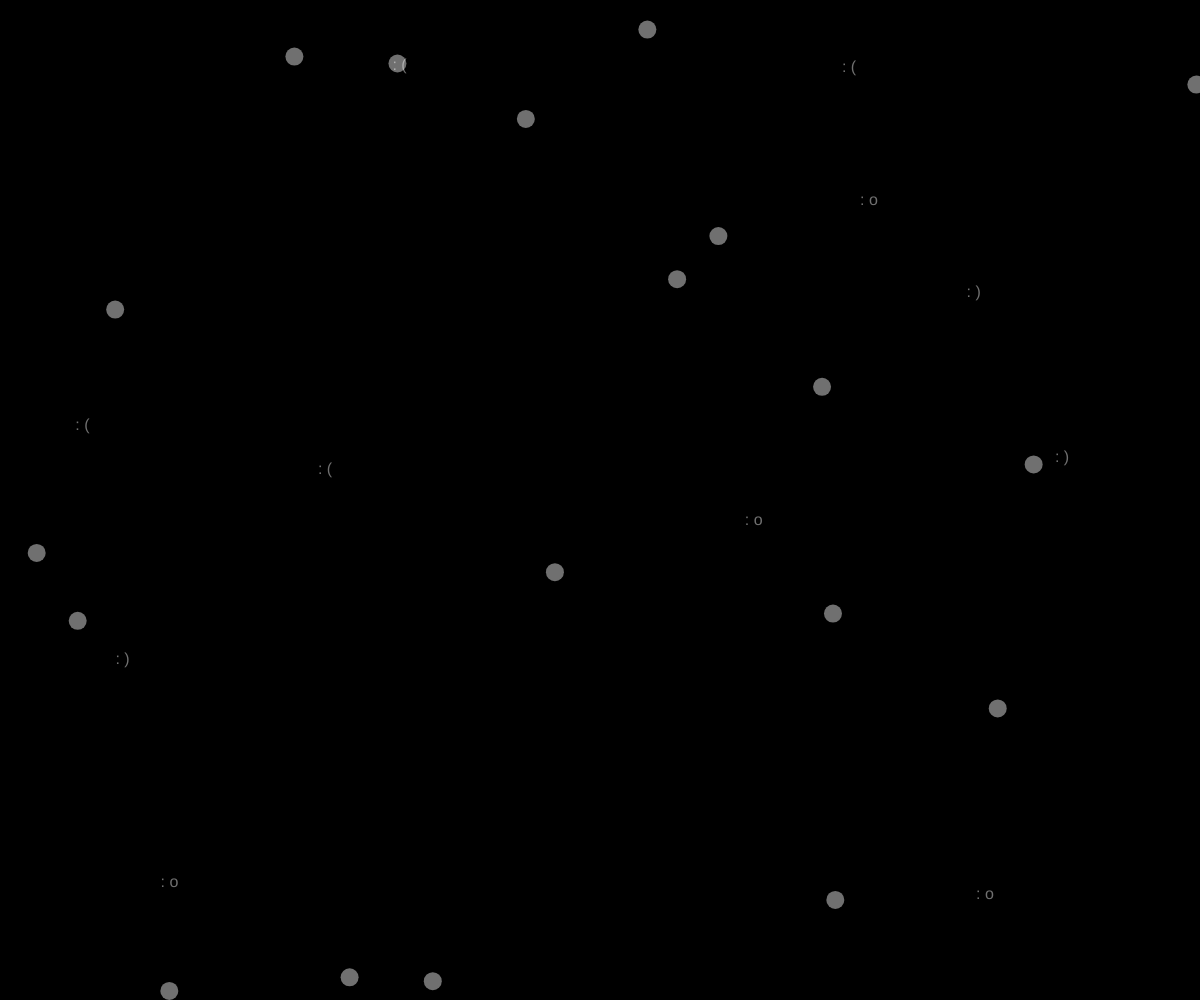
Frame 1 (no input)
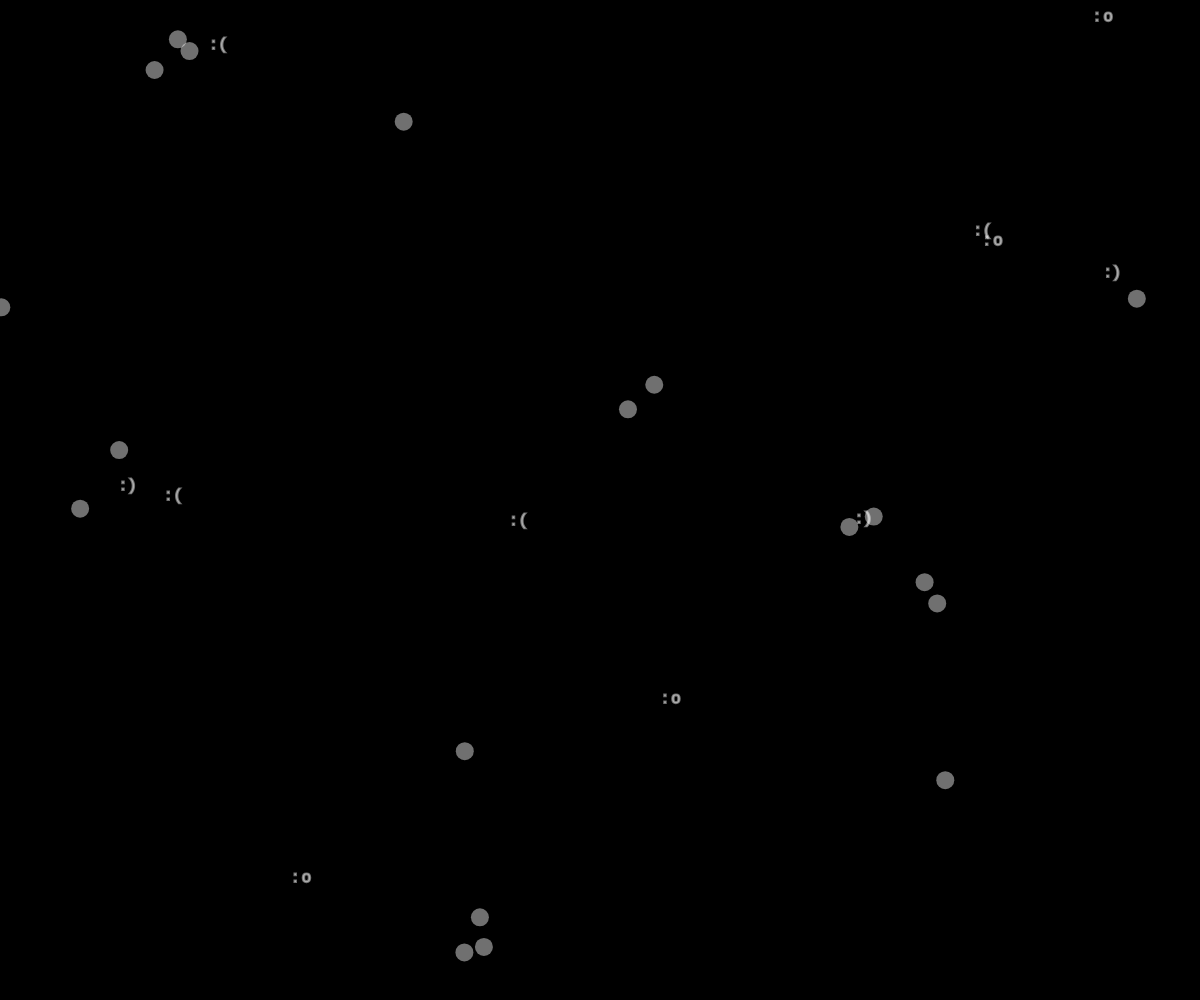
Frame 60 (no input)
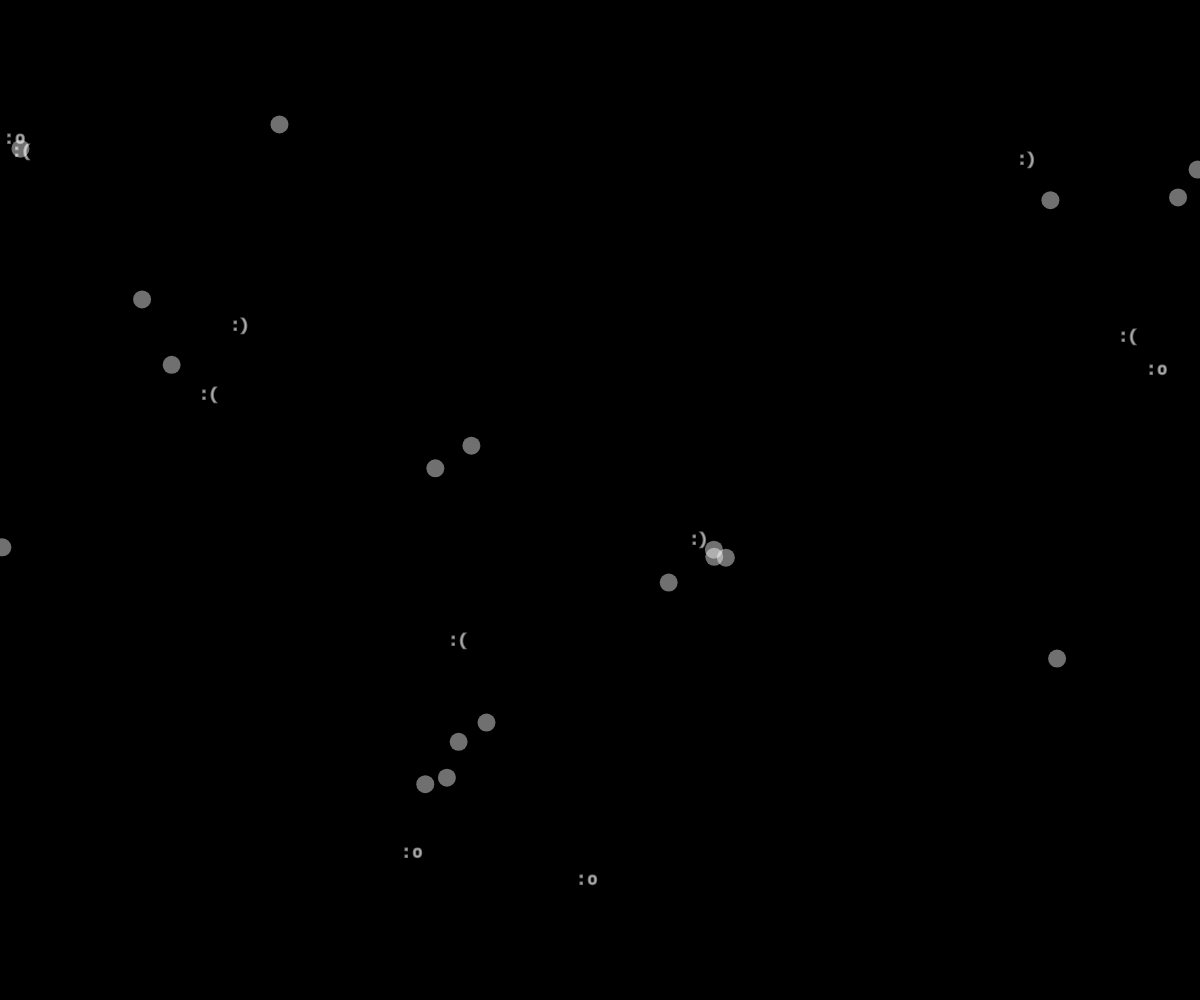
Frame 120 (the mouse pressed at the canvas centre since frame 60)

The p5.js sketch that drew these frames (run headless with seeded random() and noise() and a simulated clock; from frame 60 on, the mouse is pressed at the canvas centre):

// p5.js sketch
// ── sketch.js
const flock = [];
let boidColor = '#ffffff';
let boidSize = 18;
let numBoids = 30;

let wrapper = document.querySelector('header');

let bg = '#000000';

function windowResized() {
  resizeCanvas(windowWidth, windowHeight);
}

function setup() {
  var canvas = createCanvas(windowWidth, windowHeight);
  canvas.position(0, 0);
  // canvas.parent('.wrapper');
  canvas.style('z-index', '-1');
  background(bg);
  for (let i = 0; i < numBoids; i++) {
    if (i <= 10) {
      flock.push(new Boid(boidColor + '70', boidSize, true));
    } else {
      flock.push(new Boid(boidColor + '70', boidSize, false));
    }
  }
}

function draw() {
  background(bg);
  for (let boid of flock) {
    boid.flock(flock);
    boid.update();
    boid.wrap();
    boid.display();
  }
}

// const flock = [];

//let alignmentSlider, cohesionSlider, seperationSlider

// function setup() {
//   createCanvas(windowWidth, windowHeight);
// alignmentSlider = createSlider(0,2,1,0.1);
//  cohesionSlider = createSlider(0,2,1,0.1);
// seperationSlider = createSlider(0,2,1,0.1);

// alignmentSlider.position(0,height-110);
// alignmentSlider.style('width', '50px');

//  cohesionSlider.position(0,height-70);
//  cohesionSlider.style('width', '50px');

// seperationSlider.position(0,height-30);
// seperationSlider.style('width', '50px');

//   for (let i = 0; i < 20; i++) {
//     flock.push(new Boid());
//   }
// }

// function draw() {
//   background(20, 0, 60,255);
//   //stroke(10);
//   fill(255);

//SLIDER LABELS
// textSize(10);
//text('alignment', 0,height-110);
//text('cohesion', 0,height-70);
//text('seperation', 0,height-30);

//   for (let boid of flock) {

//     boid.flock(flock);
//     boid.update();
//     boid.wrap();
//     boid.display();

//   }

// }

// ── boid.js
class Boid {
  constructor(color, size, text) {
    this.position = createVector(random(width), random(height));
    this.velocity = p5.Vector.random2D();
    this.velocity.setMag(random(2, 4));
    this.accel = createVector();
    this.maxForce = 0.2;
    this.maxSpeed = 4;
    this.color = color;
    this.size = size;
    this.text = text;
    this.emoji = int(random(1, 4));

    // this.mass = 1;
    // this.time = random(1500, 2000);
  }

  wrap() {
    if (this.position.x > width) {
      this.position.x = 0;
    } else if (this.position.x < 0) {
      this.position.x = width;
    }
    if (this.position.y > height) {
      this.position.y = 0;
    } else if (this.position.y < 0) {
      this.position.y = height;
    }
  }

  alignment(boids) {
    let perceptionRadius = 50;
    let total = 0;
    let steering = createVector();

    for (let other of boids) {
      let d = dist(
        this.position.x,
        this.position.y,
        other.position.x,
        other.position.y
      );
      //IF OTHER BOID IS NOT THIS BOID AND DISTANCE IS LESS THAN A CERTAIN AMOUNT
      if (other != this && d < perceptionRadius) {
        steering.add(other.velocity);
        total++;
      }
    }

    if (total > 0) {
      steering.div(total);
      steering.setMag(this.maxSpeed);
      steering.sub(this.velocity);
      steering.limit(this.maxForce);
    }
    return steering;
  }
  cohesion(boids) {
    let perceptionRadius = 100;
    let total = 0;
    let steering = createVector();

    for (let other of boids) {
      let d = dist(
        this.position.x,
        this.position.y,
        other.position.x,
        other.position.y
      );
      //IF OTHER BOID IS NOT THIS BOID AND DISTANCE IS LESS THAN A CERTAIN AMOUNT
      if (other != this && d < perceptionRadius) {
        steering.add(other.position);
        total++;
      }
    }

    if (total > 0) {
      steering.div(total);
      steering.sub(this.position);
      steering.setMag(this.maxSpeed);
      steering.sub(this.velocity);
      steering.limit(this.maxForce);
    }
    return steering;
  }
  seperation(boids) {
    let perceptionRadius = 100;
    let total = 0;
    let steering = createVector();

    for (let other of boids) {
      let d = dist(
        this.position.x,
        this.position.y,
        other.position.x,
        other.position.y
      );
      //IF OTHER BOID IS NOT THIS BOID AND DISTANCE IS LESS THAN A CERTAIN AMOUNT
      if (other != this && d < perceptionRadius) {
        let diff = p5.Vector.sub(this.position, other.position);
        diff.div(d);
        steering.add(diff);
        total++;
      }
    }

    if (total > 0) {
      steering.div(total);
      steering.setMag(this.maxSpeed);
      steering.sub(this.velocity);
      steering.limit(this.maxForce);
    }
    return steering;
  }

  interactWithMouse(boids) {
    let perceptionRadius = 150;
    let total = 0;
    let steering = createVector();
    let x = mouseX;
    let y = mouseY;

    let d = dist(this.position.x, this.position.y, x, y);
    //IF OTHER BOID IS NOT THIS BOID AND DISTANCE IS LESS THAN A CERTAIN AMOUNT
    if (d < perceptionRadius) {
      let diff = p5.Vector.sub(this.position, createVector(x, y));
      diff.div(d);
      steering.add(diff);
      total++;
    }

    if (total > 0) {
      steering.div(total);
      steering.setMag(this.maxSpeed);
      steering.sub(this.velocity);
      steering.limit(this.maxForce);
    }
    return steering;
  }

  flock(boids) {
    let alignment = this.alignment(boids);
    let cohesion = this.cohesion(boids);
    let seperation = this.seperation(boids);
    let interact = this.interactWithMouse(boids);

    //  alignment.mult(alignmentSlider.value());
    //cohesion.mult(cohesionSlider.value());
    //seperation.mult(seperationSlider.value());

    this.accel.add(alignment);
    this.accel.add(cohesion);
    this.accel.add(seperation);
    this.accel.add(interact);

    //this.accel = alignment;
    //this.accel = cohesion;
  }

  update() {
    this.position.add(this.velocity);
    this.velocity.add(this.accel);
    this.velocity.limit(this.maxSpeed);
    this.accel.mult(0);
  }

  display() {
    if (this.text) {
      strokeWeight(2);
      textSize(16);
      fill(this.color);
      if (this.emoji === 1) {
        text(': )', this.position.x, this.position.y);
      } else if (this.emoji === 2) {
        text(': o', this.position.x, this.position.y);
      } else if (this.emoji === 3) {
        text(': (', this.position.x, this.position.y);
      }
    } else if (!this.text) {
      strokeWeight(this.size);
      stroke(this.color);
      point(this.position.x, this.position.y);
    }
  }
}
